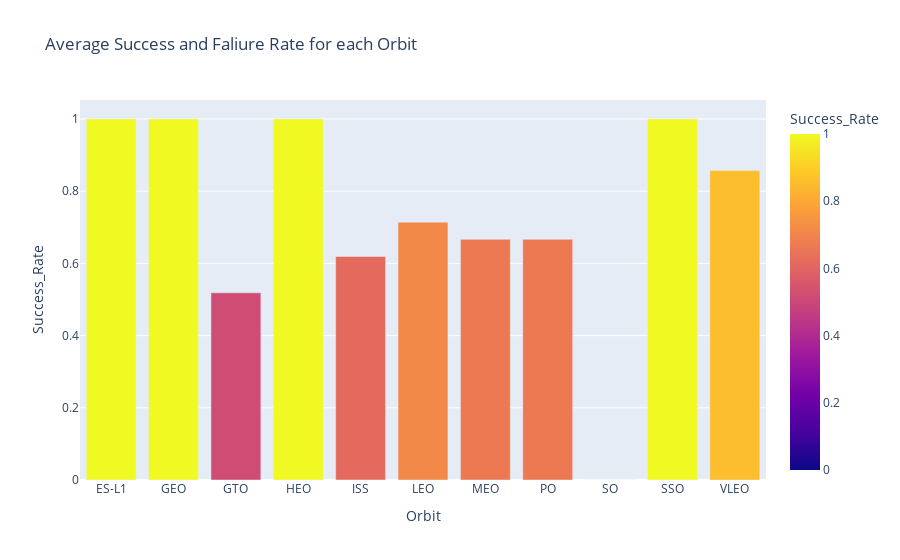

The cell this chart's notebook holds for it:
### Code cell
fig = px.bar(orbit_success, x='Orbit', y='Success_Rate', color = 'Success_Rate', 
            title = 'Average Success and Faliure Rate for each Orbit')
fig.show()

### Figure 1 — Plotly figure (JSON) as saved in the notebook; plotly's stock layout.template omitted (floating-point values rounded to 4 significant figures)
{"data": [{"alignmentgroup": "True", "hovertemplate": "Orbit=%{x}<br>Success_Rate=%{marker.color}<extra></extra>", "legendgroup": "", "marker": {"color": [1, 1, 0.5185, 1, 0.619, 0.7143, 0.6667, 0.6667, 0, 1, 0.8571], "coloraxis": "coloraxis", "pattern": {"shape": ""}}, "name": "", "offsetgroup": "", "orientation": "v", "showlegend": false, "textposition": "auto", "type": "bar", "x": ["ES-L1", "GEO", "GTO", "HEO", "ISS", "LEO", "MEO", "PO", "SO", "SSO", "VLEO"], "xaxis": "x", "y": [1, 1, 0.5185, 1, 0.619, 0.7143, 0.6667, 0.6667, 0, 1, 0.8571], "yaxis": "y"}], "layout": {"autosize": true, "barmode": "relative", "coloraxis": {"colorbar": {"title": {"text": "Success_Rate"}}, "colorscale": [[0, "#0d0887"], [0.1111, "#46039f"], [0.2222, "#7201a8"], [0.3333, "#9c179e"], [0.4444, "#bd3786"], [0.5556, "#d8576b"], [0.6667, "#ed7953"], [0.7778, "#fb9f3a"], [0.8889, "#fdca26"], [1, "#f0f921"]]}, "legend": {"tracegroupgap": 0}, "title": {"text": "Average Success and Faliure Rate for each Orbit"}, "xaxis": {"anchor": "y", "autorange": true, "domain": [0, 1], "range": [-0.5, 10.5], "title": {"text": "Orbit"}, "type": "category"}, "yaxis": {"anchor": "x", "autorange": true, "domain": [0, 1], "range": [0, 1.053], "title": {"text": "Success_Rate"}, "type": "linear"}}}
